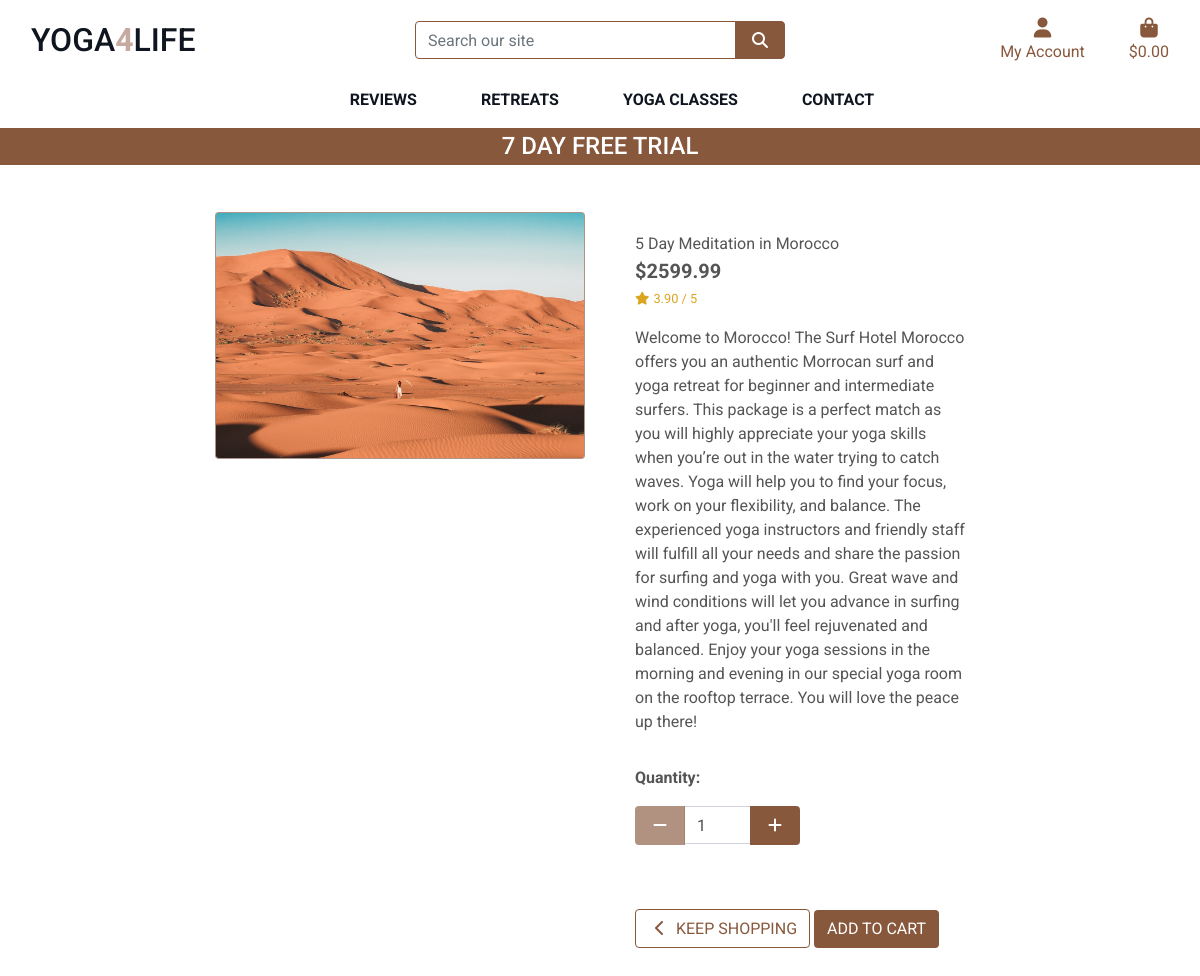
Page /retreats/3/ on the committed database.
### retreats/models.py (models this page shows, shortened)
class Retreat(models.Model):
    category = models.ForeignKey('Category', null=True, blank=True, on_delete=models.SET_NULL)
    sku = models.CharField(max_length=254, null=True, blank=True)
    name = models.CharField(max_length=254)
    description = models.TextField()
    price = models.DecimalField(max_digits=6, decimal_places=2)
    rating = models.DecimalField(max_digits=6, decimal_places=2, null=True, blank=True)
    image_url = models.URLField(max_length=1024, null=True, blank=True)
    image = models.ImageField(null=True, blank=True)

### retreats/views.py (the view)
# urls.py: path('<retreat_id>/', views.retreat_detail, name='retreat_detail'),
def retreat_detail(request, retreat_id):
    retreat = get_object_or_404(Retreat, pk=retreat_id)
    context = {
        'retreat': retreat,
    }
    return render(request, 'retreats/retreat_detail.html', context)

### cart/contexts.py (called while the page is built, shortened)
def cart_contents(request):
    cart_items = []
    total = 0
    product_count = 0
    cart = request.session.get('cart', {})
    grand_total = total
    context = {
        'cart_items': cart_items,
        'total': total,
        'retreat_count': product_count,
        'grand_total': grand_total,
    }
    return context

### retreats/templates/retreats/retreat_detail.html (shortened to what this page needs)
{% extends "base.html" %}
{% load static %}
{% block page_header %}
    <div class="container header-container">
    </div>
{% endblock %}
{% block content %}
   <div class="container-fluid">
        <div class="row">
            <div class="col-12 col-md-6 col-lg-4 offset-lg-2">
                <div class="image-container my-5 card">
                    {% if retreat.image %}
                        <a href="{{ retreat.image.url }}" target="_blank">
                            <img class=" img-fluid" src="{{ retreat.image.url }}" alt="{{ retreat.name }}">
                        </a>
                        {% else %}
                        <a href="">
                            <img class=" img-fluid" src="{{ MEDIA_URL }}noimage.png" alt="{{ retreat.name }}">
                        </a>
                    {% endif %}
                </div>
            </div>
            <div class="col-12 col-md-6 col-lg-4">
                <div class="retreat-details-container mb-5 mt-md-5">
                    <p class="mb-0">{{ retreat.name }}</p>
                    <p class="lead mb-0 text-left font-weight-bold">${{ retreat.price }}</p>
                    {% if retreat.rating %}
                        <small class="text-gold"><i class="fas fa-star mr-1"></i>{{ retreat.rating }} / 5</small>
                    {% else %}
                        <small class="text-gold">No Rating</small>
                    {% endif %}
                    <p class="mt-3">{{ retreat.description }}</p>
                    <form class="form" action="{% url 'add_to_cart' retreat.id 'retreat' %}" method="POST">
                        <div class="form-row">
                            <div class="col-12">
                                <p class="mt-3"><strong>Quantity:</strong></p>
                                <div class="form-group w-50">
                                    <div class="input-group">
                                        <div class="input-group-prepend">
                                            <button class="decrement-qty btn btn-brown rounded-1"
                                                data-item_id="{{ retreat.id }}" id="decrement-qty_{{ retreat.id }}">
                                                <span class="icon">
                                                    <i class="fas fa-minus"></i>
                                                </span>
                                            </button>
                                        </div>
                                        <input class="form-control qty_input" type="number" name="quantity" value="1" min="1" max="99" data-item_id="{{ retreat.id }}" id="id_qty_{{ retreat.id }}">
                                        <div class="input-group-append">
                                            <button class="increment-qty btn btn-brown rounded-1"
                                                data-item_id="{{ retreat.id }}" id="increment-qty_{{ retreat.id }}">
                                                <span class="icon">
                                                    <i class="fas fa-plus"></i>
                                                </span>
                                            </button>
                                        </div>
                                    </div>
                                </div>
                            </div>
                            <div class="col-12">
                                <a href="{% url 'retreats' %}" class="btn btn-outline-brown rounded-1 mt-5">
                                    <span class="icon">
                                        <i class="fas fa-chevron-left"></i>
                                    </span>
                                    <span class="text-uppercase">Keep Shopping</span>
                                </a>
                                <input type="submit" class="btn btn-brown rounded-1 text-uppercase mt-5" value="Add to cart">
                            </div>
                        </div>
                    </form>
                </div>
            </div>
        </div>
    </div>
    {% endblock %}

### static/css/base.css (style rules this page uses)
html { height: 100%; }
body { height: calc(100vh - 164px); color: #555; font-family: 'Roboto', sans-serif; }
.icon { align-items: center; display: inline-flex; justify-content: center; height: 1.5rem; width: 1.5rem; }
.btn-brown { background: #88583d; color: white; }
.btn-outline-brown { background: rgba(255, 255, 255, 0); color: #88583d !important; border: 1px solid #88583d; }
.text-gold { color: goldenrod !important; }
.card { color: white; background-color:#c6aaa0; border-radius: 4px; overflow: hidden; }
.retreat-details-container { padding: 20px; }
@media (min-width: 1200px) { .container { max-width: 80%; } }
@media (min-width: 992px) { .header-container { padding-top: 164px; } }

### rows in the picture
Retreat: image (picture), name "5 Day Meditation in Morocco", price "2599.99", rating "3.90", description "Welcome to Morocco! The Surf Hotel Morocco offers you an authentic Morrocan surf and yoga retreat for beginner and intermediate surfers. This package is a perfect match as you will highly appreciate your yoga skills when you’re out in the water trying to catch waves. Yoga will help you to find your focus, work on your flexibility, and balance. The experienced yoga instructors and friendly staff will fulfill all your needs and share the passion for surfing and yoga with you. Great wave and wind conditions will let you advance in surfing and after yoga, you'll feel rejuvenated and balanced. Enjoy your yoga sessions in the morning and evening in our special yoga room on the rooftop terrace.…"
